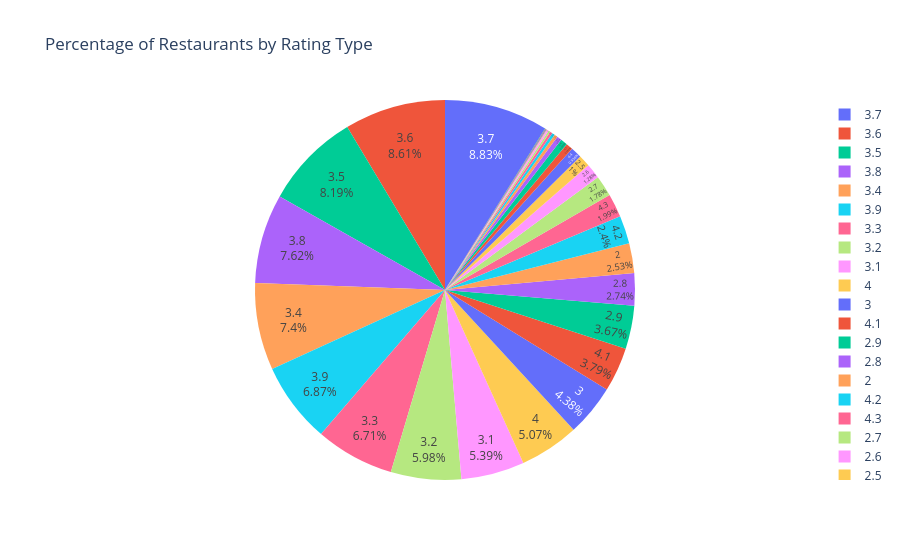

The cell this chart's notebook holds for it:
### Code cell
fig = px.pie(
    rating_type_df,
    names='COUNT OF RESTAURANTS',
    values='count',
    color='COUNT OF RESTAURANTS',
    title='Percentage of Restaurants by Rating Type'
).update_traces(textposition='inside', textinfo='percent+label')

fig.show()

### Figure 1 — Plotly figure (JSON) as saved in the notebook; plotly's stock layout.template omitted (floating-point values rounded to 4 significant figures)
{"data": [{"customdata": [[3.7], [3.6], [3.5], [3.8], [3.4], [3.9], [3.3], [3.2], [3.1], [4], [3], [4.1], [2.9], [2.8], [2], [4.2], [4.3], [2.7], [2.6], [2.5], [4.4], [4.5], [2.4], [2.3], [2.2], [4.6], [4.7], [4.9], [2.1], [4.8], [1.9], [1.7], [0.3]], "domain": {"x": [0, 1], "y": [0, 1]}, "hovertemplate": "COUNT OF RESTAURANTS=%{customdata[0]}<br>count=%{value}<extra></extra>", "labels": [3.7, 3.6, 3.5, 3.8, 3.4, 3.9, 3.3, 3.2, 3.1, 4, 3, 4.1, 2.9, 2.8, 2, 4.2, 4.3, 2.7, 2.6, 2.5, 4.4, 4.5, 2.4, 2.3, 2.2, 4.6, 4.7, 4.9, 2.1, 4.8, 1.9, 1.7, 0.3], "legendgroup": "", "marker": {"colors": ["#636efa", "#EF553B", "#00cc96", "#ab63fa", "#FFA15A", "#19d3f3", "#FF6692", "#B6E880", "#FF97FF", "#FECB52", "#636efa", "#EF553B", "#00cc96", "#ab63fa", "#FFA15A", "#19d3f3", "#FF6692", "#B6E880", "#FF97FF", "#FECB52", "#636efa", "#EF553B", "#00cc96", "#ab63fa", "#FFA15A", "#19d3f3", "#FF6692", "#B6E880", "#FF97FF", "#FECB52", "#636efa", "#EF553B", "#00cc96"]}, "name": "", "showlegend": true, "textinfo": "percent+label", "textposition": "inside", "type": "pie", "values": [387, 377, 359, 334, 324, 301, 294, 262, 236, 222, 192, 166, 161, 120, 111, 105, 87, 78, 56, 44, 41, 26, 26, 18, 12, 11, 9, 7, 6, 3, 3, 2, 1]}], "layout": {"legend": {"tracegroupgap": 0}, "title": {"text": "Percentage of Restaurants by Rating Type"}}}
